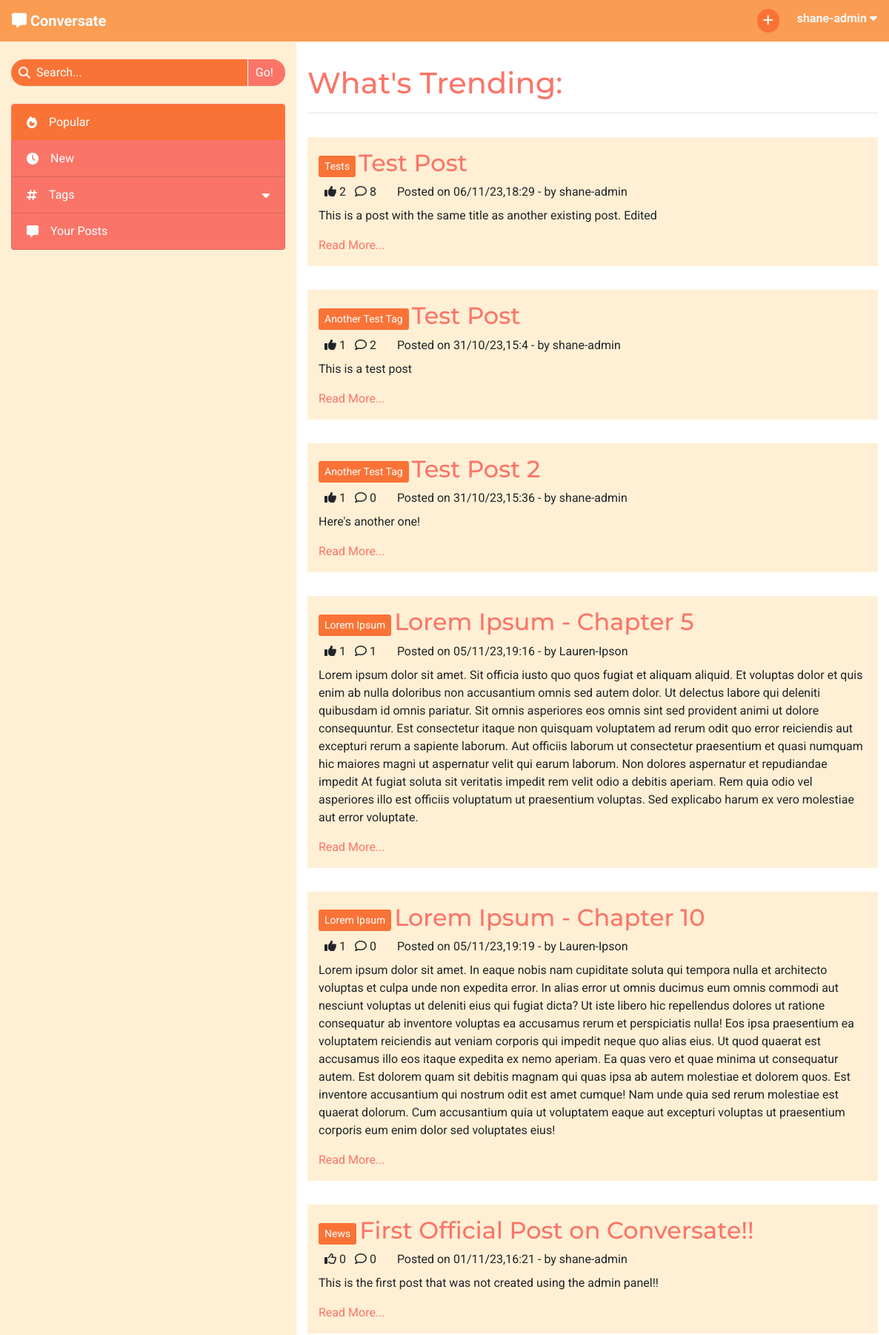
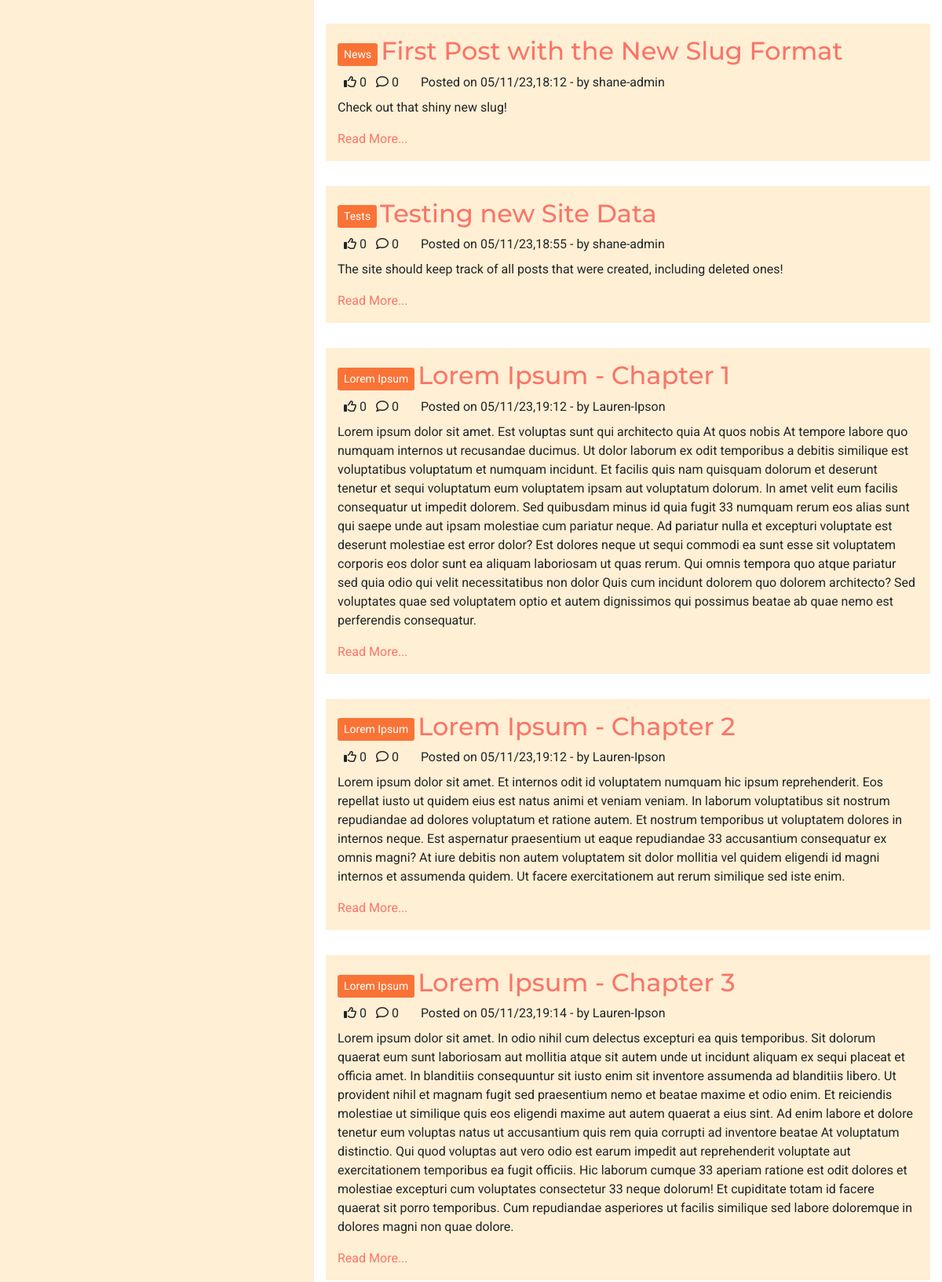
The app's page / (signed in, upper part) with its own data (2 pictures, top to bottom).
### forum/models.py (models this page shows, shortened)
class Post(models.Model):
    title = models.CharField(max_length=200)
    slug = models.SlugField(max_length=200, unique=True)
    tag = models.ForeignKey(Tag, on_delete=models.CASCADE,
                            related_name='tagged_posts')
    posted_by = models.ForeignKey(User, on_delete=models.CASCADE,
                                  related_name='added_posts')
    posted_on = models.DateTimeField(auto_now_add=True)
    content = models.TextField()
    edited = models.BooleanField(default=False)
    likes = models.ManyToManyField(User, related_name='post_likes', blank=True)
    approved = models.BooleanField(default=False)
    class Meta:
        ordering = ['-posted_on']
    def number_of_likes(self):
        return self.likes.count()
    def number_of_comments(self):
        return self.comments.count()
    def date_formatted(self):
        day = ''
        if self.posted_on.day < 10:
            day += '0'
        day += str(self.posted_on.day)
        month = ''
        if self.posted_on.month < 10:
            month += '0'
        month += str(self.posted_on.month)
        year = self.posted_on.year % 100
        hour = self.posted_on.hour
        minute = self.posted_on.minute
        return (f'{day}/{month}/{year},{hour}:{minute} -')

class Tag(models.Model):
    name = models.CharField(max_length=30, unique=True)
    def __str__(self):
        return self.name

### forum/views.py (the view)
# urls.py: path('', views.PopularPosts.as_view(), name='home'),
class PopularPosts(View):
    paginate_by = 20
    def get(self, request):
        if not request.user.is_authenticated:
            return redirect('accounts/login')
        posts = Post.objects \
                    .annotate(num_likes=Count('likes')) \
                    .order_by('-num_likes')
        p = Paginator(posts, self.paginate_by)
        page = request.GET.get('page')
        current_posts = p.get_page(page)
        context = {
            'heading': "What's Trending",
            'selected_tab': 'Popular',
            'post_list': current_posts,
            'paginator': p
        }
        return render(
            request,
            'index.html',
            context,
        )

### templates/index.html (shortened to what this page needs)
{% extends "base.html" %}
{% block content %}
<h1>{{ heading }}:</h1>
<hr>
{% for post in post_list %}
    <div class="row post">
        <div class="post-title col-12">
            <a href="#" class="btn btn-sm tag align-middle">{{ post.tag }}</a>
            <a href="{% url 'view_post' post.slug %}" class="anchor-no-style">
                <h2 class="d-inline-block align-middle">{{ post.title }}</h2>
            </a>
        </div>
        <div class="col-12">
            {% if user in post.likes.all %}
                <i class="fa-solid fa-thumbs-up ml-2"></i>
            {% else %}
                <i class="fa-regular fa-thumbs-up ml-2"></i>
            {% endif %}
            {{ post.number_of_likes }}
            <i class="fa-regular fa-comment ml-2"></i>
            {{ post.number_of_comments }}
            <p class="d-inline ml-4">Posted on {{ post.date_formatted }} by {{ post.posted_by }}</p>
        </div>
        <div class="col-12">
            <p class="mt-2">{{ post.content }}</p>
            <a href="{% url 'view_post' post.slug %}">Read More...</a>
        </div>
    </div>
{% endfor %}
{% endblock content %}

### templates/base.html (shortened to what this page needs)
{% load static %}
<!DOCTYPE html>
<html lang="en">
<head>
    <link rel="stylesheet" href="https://cdn.jsdelivr.net/npm/bootstrap@4.6.2/dist/css/bootstrap.min.css"
>
    <link rel="stylesheet" href="{% static 'css/style.css' %}" type="text/css">
</head>
<body id="main-page">
    <nav class="navbar navbar-expand-sm navbar-dark">
        <div>
            <a class="navbar-brand" href="{% url 'home' %}" aria-label="Go to the home page">
                <i class="fa-solid fa-message"></i>
                <strong>Conversate</strong>
            </a>
        </div>
            <ul class="nav justify-content-end">
                {% if user.is_authenticated %}
                    <li class="nav mr-2 mr-lg-4">
                        <a class="nav-icon" href="{% url 'new_post' %}" data-toggle="tooltip"
                            data-placement="bottom" title="New Post" aria-label="Create a new post">
                            <i class="fa-solid fa-plus"></i>
                        </a>
                    </li>
                    <li class="nav dropdown">
                        <span class="text-light d-none d-md-inline" data-toggle="dropdown" role="button"
                            aria-expanded="false" aria-label="User Information">
                            <strong class="align-middle">{{ user.username }}
                                <i class="fa-solid fa-caret-down"></i>
                            </strong>
                        </span>
                    </li>
                {% else %}
                    <li class="nav">
                        <a href="{% url 'account_login' %}" class="btn">Log In</a>
                    </li>
                {% endif %}
            </ul>
    </nav>
    <div>
        <div class="container-fluid">
            <div class="row">
                <nav class="d-none d-md-block col-4">
                    <form class="search-bar my-4" action="{% url 'search_post' %}" method="POST">
                        <div class="center-to-container">
                            <i class="fa-solid fa-magnifying-glass"></i>
                        </div>
                        <input type="text" name="search_input" placeholder="Search...">
                        <input type="submit" value="Go!">
                    </form>
                    <div class="list-group side-nav">
                        <a class="list-group-item list-group-item-action clickable{% if selected_tab == 'Popular' %} active{% endif %}"
                            href="{% url 'home' %}">
                            <i class="fa-solid fa-fire mr-lg-3 center-to-container"></i>Popular
                        </a>
                        <a class="list-group-item list-group-item-action clickable{% if selected_tab == 'Recent' %} active{% endif %}"
                            href="{% url 'recent_posts' %}">
                            <i class="fa-solid fa-clock mr-lg-3 center-to-container"></i>New
                        </a>
                        <a id="tag-collapse" class="list-group-item list-group-item-action clickable" data-toggle="collapse"
                            href="#side-nav-tags" role="button" aria-expanded="false" aria-controls="side-nav-tags">
                            <i class="fa-solid fa-hashtag mr-lg-3 center-to-container"></i>
                            <div>Tags</div>
                            <i class="fa-solid fa-caret-down center-to-container"></i>
                        </a>
                        <a class="list-group-item list-group-item-action clickable">
                            <i class="fa-solid fa-message mr-lg-3 center-to-container"></i>Your Posts
                        </a>
                    </div>
                </nav>
                <div id="main-content" class="col col-md-8">
                    <section>
                        {% block content %}
                        {% endblock content %}
                    </section>
                </div>
            </div>
        </div>
    </div>
</body>
</html>

### static/css/style.css (style rules this page uses)
* { font-family: 'Roboto', sans-serif; }
h1, h2, h3 { font-family: 'Montserrat', sans-serif; }
.clickable { cursor: pointer; }
.anchor-no-style, .anchor-no-style:hover { text-decoration: none; }
a, h1, h2, h3 { color: #FA7568; }
.btn { background-color: #FA7568; border: none; color: white; }
.center-to-container { display: flex; align-items: center; justify-content: center; }
.navbar { background-color: #FA9C52; display: grid; grid-template-columns: 1fr 1fr; grid-template-rows: 1fr; }
.nav-icon { color: white; background-color: #FA7336; border: none; border-radius: 32px; width: 30px; padding: 4px; text-align: center; }
.side-nav>a { display: grid; grid-template-columns: auto 1fr auto; grid-template-rows: 1fr; color: white; background-color: #FA7568; }
.side-nav>a.active { background-color: #FA7336; border-color: #FA7568; }
.search-bar { border-radius: 32px; width: 100%; background-color: #FA7336; color: white; display: grid; grid-template-columns: auto 1fr auto; grid-template-rows: 1fr; overflow: hidden; }
.search-bar i { padding-left: 10px; }
.search-bar>input[type=text] { margin-left: 8px; padding: 6px 0; border: none; outline: none; display: inline-block; min-width: 0; background-color: inherit; color: white; }
.search-bar>input::placeholder { color: white; }
.search-bar input[type=submit] { background-color: #FA7568; border: none; border-left: 1px solid white; padding: 4px 16px 4px 10px; color: white; }
#tag-collapse { border-bottom: none; }
#main-page { background-color: #FFEFD4; }
#main-content { background-color: white; padding-top: 32px; height: calc(100vh - 56px); overflow-y: auto; display: grid; grid-template-columns: 1fr; grid-template-rows: 1fr auto; }
.post { margin: 32px 0; padding: 16px 0; background-color: #FFEFD4; }
.tag { background-color: #FA7336; color: white; }

### records on screen
Post: tag "Tests", title "Test Post", number_of_likes "2", number_of_comments "8", date_formatted "06/11/23,18:29 -", posted_by "shane-admin", content "This is a post with the same title as another existing post. Edited"
Post: tag "Another Test Tag", title "Test Post", number_of_likes "1", number_of_comments "2", date_formatted "31/10/23,15:4 -", posted_by "shane-admin", content "This is a test post"
Post: tag "Another Test Tag", title "Test Post 2", number_of_likes "1", number_of_comments "0", date_formatted "31/10/23,15:36 -", posted_by "shane-admin", content "Here's another one!"
Post: tag "Lorem Ipsum", title "Lorem Ipsum - Chapter 5", number_of_likes "1", number_of_comments "1", date_formatted "05/11/23,19:16 -", posted_by "Lauren-Ipson", content "Lorem ipsum dolor sit amet. Sit officia iusto quo quos fugiat et aliquam aliquid. Et voluptas dolor et quis enim ab nulla doloribus non accusantium omnis sed autem dolor. Ut delectus labore qui deleniti quibusdam id omnis pariatur. Sit omnis asperiores eos omnis sint sed provident animi ut dolore consequuntur. Est consectetur itaque non quisquam voluptatem ad rerum odit quo error reiciendis aut excepturi rerum a sapiente laborum. Aut officiis laborum ut consectetur praesentium et quasi numquam hic maiores magni ut aspernatur velit qui earum laborum. Non dolores aspernatur et repudiandae impedit At fugiat soluta sit veritatis impedit rem velit odio a debitis aperiam. Rem quia odio vel…"
Post: tag "Lorem Ipsum", title "Lorem Ipsum - Chapter 10", number_of_likes "1", number_of_comments "0", date_formatted "05/11/23,19:19 -", posted_by "Lauren-Ipson", content "Lorem ipsum dolor sit amet. In eaque nobis nam cupiditate soluta qui tempora nulla et architecto voluptas et culpa unde non expedita error. In alias error ut omnis ducimus eum omnis commodi aut nesciunt voluptas ut deleniti eius qui fugiat dicta? Ut iste libero hic repellendus dolores ut ratione consequatur ab inventore voluptas ea accusamus rerum et perspiciatis nulla! Eos ipsa praesentium ea voluptatem reiciendis aut veniam corporis qui impedit neque quo alias eius. Ut quod quaerat est accusamus illo eos itaque expedita ex nemo aperiam. Ea quas vero et quae minima ut consequatur autem. Est dolorem quam sit debitis magnam qui quas ipsa ab autem molestiae et dolorem quos. Est inventore…"
Post: tag "News", title "First Official Post on Conversate!!", number_of_likes "0", number_of_comments "0", date_formatted "01/11/23,16:21 -", posted_by "shane-admin", content "This is the first post that was not created using the admin panel!!"
Post: tag "News", title "First Post with the New Slug Format", number_of_likes "0", number_of_comments "0", date_formatted "05/11/23,18:12 -", posted_by "shane-admin", content "Check out that shiny new slug!"
Post: tag "Tests", title "Testing new Site Data", number_of_likes "0", number_of_comments "0", date_formatted "05/11/23,18:55 -", posted_by "shane-admin", content "The site should keep track of all posts that were created, including deleted ones!"
Post: tag "Lorem Ipsum", title "Lorem Ipsum - Chapter 1", number_of_likes "0", number_of_comments "0", date_formatted "05/11/23,19:12 -", posted_by "Lauren-Ipson", content "Lorem ipsum dolor sit amet. Est voluptas sunt qui architecto quia At quos nobis At tempore labore quo numquam internos ut recusandae ducimus. Ut dolor laborum ex odit temporibus a debitis similique est voluptatibus voluptatum et numquam incidunt. Et facilis quis nam quisquam dolorum et deserunt tenetur et sequi voluptatum eum voluptatem ipsam aut voluptatum dolorum. In amet velit eum facilis consequatur ut impedit dolorem. Sed quibusdam minus id quia fugit 33 numquam rerum eos alias sunt qui saepe unde aut ipsam molestiae cum pariatur neque. Ad pariatur nulla et excepturi voluptate est deserunt molestiae est error dolor? Est dolores neque ut sequi commodi ea sunt esse sit voluptatem…"
Post: tag "Lorem Ipsum", title "Lorem Ipsum - Chapter 2", number_of_likes "0", number_of_comments "0", date_formatted "05/11/23,19:12 -", posted_by "Lauren-Ipson", content "Lorem ipsum dolor sit amet. Et internos odit id voluptatem numquam hic ipsum reprehenderit. Eos repellat iusto ut quidem eius est natus animi et veniam veniam. In laborum voluptatibus sit nostrum repudiandae ad dolores voluptatum et ratione autem. Et nostrum temporibus ut voluptatem dolores in internos neque. Est aspernatur praesentium ut eaque repudiandae 33 accusantium consequatur ex omnis magni? At iure debitis non autem voluptatem sit dolor mollitia vel quidem eligendi id magni internos et assumenda quidem. Ut facere exercitationem aut rerum similique sed iste enim."
Post: tag "Lorem Ipsum", title "Lorem Ipsum - Chapter 3", number_of_likes "0", number_of_comments "0", date_formatted "05/11/23,19:14 -", posted_by "Lauren-Ipson", content "Lorem ipsum dolor sit amet. In odio nihil cum delectus excepturi ea quis temporibus. Sit dolorum quaerat eum sunt laboriosam aut mollitia atque sit autem unde ut incidunt aliquam ex sequi placeat et officia amet. In blanditiis consequuntur sit iusto enim sit inventore assumenda ad blanditiis libero. Ut provident nihil et magnam fugit sed praesentium nemo et beatae maxime et odio enim. Et reiciendis molestiae ut similique quis eos eligendi maxime aut autem quaerat a eius sint. Ad enim labore et dolore tenetur eum voluptas natus ut accusantium quis rem quia corrupti ad inventore beatae At voluptatum distinctio. Qui quod voluptas aut vero odio est earum impedit aut reprehenderit voluptate aut…"

### other values on screen
{{ user.username }} "shane-admin"
{{ heading }} "What's Trending"
